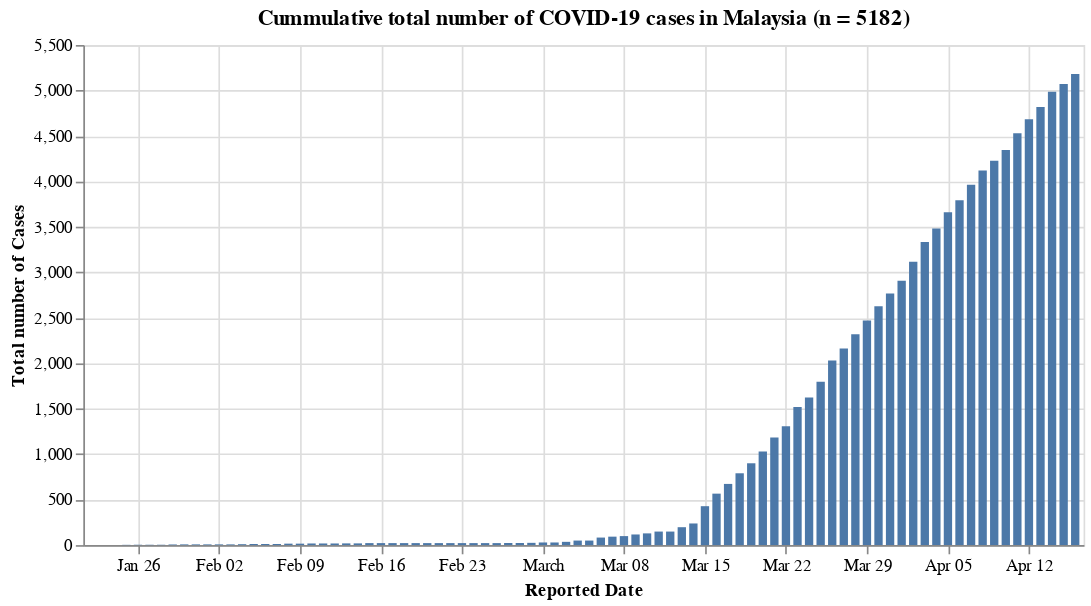

Write notebook code for a chart like this one.
### Code cell
#hide_input
_confirmed_bar = alt.Chart(df_confirmed_my).mark_bar().encode(
    x='Reported Date:T',
    y='Total number of Cases:Q',
    tooltip=list(df_confirmed_my)
).properties(
    width=600,
    title=f'Cummulative total number of COVID-19 cases in Malaysia (n = {n_confirmed_my})'
)
_confirmed_bar

### Figure 1 — Vega-Lite specification as saved in the notebook (floating-point values rounded to 4 significant figures)
{"config": {"view": {"continuousWidth": 400, "continuousHeight": 300}}, "data": {"name": "data-480ea83bdee29e45dec8aecd98ab8629"}, "mark": "bar", "encoding": {"tooltip": [{"type": "temporal", "field": "Reported Date"}, {"type": "quantitative", "field": "Total number of Cases"}], "x": {"type": "temporal", "field": "Reported Date"}, "y": {"type": "quantitative", "field": "Total number of Cases"}}, "title": "Cummulative total number of COVID-19 cases in Malaysia (n = 5182)", "width": 600, "$schema": "https://vega.github.io/schema/vega-lite/v4.8.1.json", "datasets": {"data-480ea83bdee29e45dec8aecd98ab8629": [{"Reported Date": "2020-01-22T00:00:00", "Total number of Cases": 0}, {"Reported Date": "2020-01-23T00:00:00", "Total number of Cases": 0}, {"Reported Date": "2020-01-24T00:00:00", "Total number of Cases": 0}, {"Reported Date": "2020-01-25T00:00:00", "Total number of Cases": 3}, {"Reported Date": "2020-01-26T00:00:00", "Total number of Cases": 4}, {"Reported Date": "2020-01-27T00:00:00", "Total number of Cases": 4}, {"Reported Date": "2020-01-28T00:00:00", "Total number of Cases": 4}, {"Reported Date": "2020-01-29T00:00:00", "Total number of Cases": 7}, {"Reported Date": "2020-01-30T00:00:00", "Total number of Cases": 8}, {"Reported Date": "2020-01-31T00:00:00", "Total number of Cases": 8}, {"Reported Date": "2020-02-01T00:00:00", "Total number of Cases": 8}, {"Reported Date": "2020-02-02T00:00:00", "Total number of Cases": 8}, {"Reported Date": "2020-02-03T00:00:00", "Total number of Cases": 8}, {"Reported Date": "2020-02-04T00:00:00", "Total number of Cases": 10}, {"Reported Date": "2020-02-05T00:00:00", "Total number of Cases": 12}, {"Reported Date": "2020-02-06T00:00:00", "Total number of Cases": 12}, {"Reported Date": "2020-02-07T00:00:00", "Total number of Cases": 12}, {"Reported Date": "2020-02-08T00:00:00", "Total number of Cases": 16}, {"Reported Date": "2020-02-09T00:00:00", "Total number of Cases": 16}, {"Reported Date": "2020-02-10T00:00:00", "Total number of Cases": 18}, {"Reported Date": "2020-02-11T00:00:00", "Total number of Cases": 18}, {"Reported Date": "2020-02-12T00:00:00", "Total number of Cases": 18}, {"Reported Date": "2020-02-13T00:00:00", "Total number of Cases": 19}, {"Reported Date": "2020-02-14T00:00:00", "Total number of Cases": 19}, {"Reported Date": "2020-02-15T00:00:00", "Total number of Cases": 22}, {"Reported Date": "2020-02-16T00:00:00", "Total number of Cases": 22}, {"Reported Date": "2020-02-17T00:00:00", "Total number of Cases": 22}, {"Reported Date": "2020-02-18T00:00:00", "Total number of Cases": 22}, {"Reported Date": "2020-02-19T00:00:00", "Total number of Cases": 22}, {"Reported Date": "2020-02-20T00:00:00", "Total number of Cases": 22}, {"Reported Date": "2020-02-21T00:00:00", "Total number of Cases": 22}, {"Reported Date": "2020-02-22T00:00:00", "Total number of Cases": 22}, {"Reported Date": "2020-02-23T00:00:00", "Total number of Cases": 22}, {"Reported Date": "2020-02-24T00:00:00", "Total number of Cases": 22}, {"Reported Date": "2020-02-25T00:00:00", "Total number of Cases": 22}, {"Reported Date": "2020-02-26T00:00:00", "Total number of Cases": 22}, {"Reported Date": "2020-02-27T00:00:00", "Total number of Cases": 23}, {"Reported Date": "2020-02-28T00:00:00", "Total number of Cases": 23}, {"Reported Date": "2020-02-29T00:00:00", "Total number of Cases": 25}, {"Reported Date": "2020-03-01T00:00:00", "Total number of Cases": 29}, {"Reported Date": "2020-03-02T00:00:00", "Total number of Cases": 29}, {"Reported Date": "2020-03-03T00:00:00", "Total number of Cases": 36}, {"Reported Date": "2020-03-04T00:00:00", "Total number of Cases": 50}, {"Reported Date": "2020-03-05T00:00:00", "Total number of Cases": 50}, {"Reported Date": "2020-03-06T00:00:00", "Total number of Cases": 83}, {"Reported Date": "2020-03-07T00:00:00", "Total number of Cases": 93}, {"Reported Date": "2020-03-08T00:00:00", "Total number of Cases": 99}, {"Reported Date": "2020-03-09T00:00:00", "Total number of Cases": 117}, {"Reported Date": "2020-03-10T00:00:00", "Total number of Cases": 129}, {"Reported Date": "2020-03-11T00:00:00", "Total number of Cases": 149}, {"Reported Date": "2020-03-12T00:00:00", "Total number of Cases": 149}, {"Reported Date": "2020-03-13T00:00:00", "Total number of Cases": 197}, {"Reported Date": "2020-03-14T00:00:00", "Total number of Cases": 238}, {"Reported Date": "2020-03-15T00:00:00", "Total number of Cases": 428}, {"Reported Date": "2020-03-16T00:00:00", "Total number of Cases": 566}, {"Reported Date": "2020-03-17T00:00:00", "Total number of Cases": 673}, {"Reported Date": "2020-03-18T00:00:00", "Total number of Cases": 790}, {"Reported Date": "2020-03-19T00:00:00", "Total number of Cases": 900}, {"Reported Date": "2020-03-20T00:00:00", "Total number of Cases": 1030}, {"Reported Date": "2020-03-21T00:00:00", "Total number of Cases": 1183}, {"Reported Date": "2020-03-22T00:00:00", "Total number of Cases": 1306}, {"Reported Date": "2020-03-23T00:00:00", "Total number of Cases": 1518}, {"Reported Date": "2020-03-24T00:00:00", "Total number of Cases": 1624}, {"Reported Date": "2020-03-25T00:00:00", "Total number of Cases": 1796}, {"Reported Date": "2020-03-26T00:00:00", "Total number of Cases": 2031}, {"Reported Date": "2020-03-27T00:00:00", "Total number of Cases": 2161}, {"Reported Date": "2020-03-28T00:00:00", "Total number of Cases": 2320}, {"Reported Date": "2020-03-29T00:00:00", "Total number of Cases": 2470}, {"Reported Date": "2020-03-30T00:00:00", "Total number of Cases": 2626}, {"Reported Date": "2020-03-31T00:00:00", "Total number of Cases": 2766}, {"Reported Date": "2020-04-01T00:00:00", "Total number of Cases": 2908}, {"Reported Date": "2020-04-02T00:00:00", "Total number of Cases": 3116}, {"Reported Date": "2020-04-03T00:00:00", "Total number of Cases": 3333}, {"Reported Date": "2020-04-04T00:00:00", "Total number of Cases": 3483}, {"Reported Date": "2020-04-05T00:00:00", "Total number of Cases": 3662}, {"Reported Date": "2020-04-06T00:00:00", "Total number of Cases": 3793}, {"Reported Date": "2020-04-07T00:00:00", "Total number of Cases": 3963}, {"Reported Date": "2020-04-08T00:00:00", "Total number of Cases": 4119}, {"Reported Date": "2020-04-09T00:00:00", "Total number of Cases": 4228}, {"Reported Date": "2020-04-10T00:00:00", "Total number of Cases": 4346}, {"Reported Date": "2020-04-11T00:00:00", "Total number of Cases": 4530}, {"Reported Date": "2020-04-12T00:00:00", "Total number of Cases": 4683}, {"Reported Date": "2020-04-13T00:00:00", "Total number of Cases": 4817}, {"Reported Date": "2020-04-14T00:00:00", "Total number of Cases": 4987}, {"Reported Date": "2020-04-15T00:00:00", "Total number of Cases": 5072}, {"Reported Date": "2020-04-16T00:00:00", "Total number of Cases": 5182}]}}
